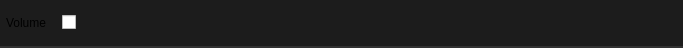
<?xml version="1.0" encoding="UTF-8"?>
<ui version="4.0">
 <class>PropertyWidet</class>
 <widget class="QWidget" name="PropertyWidet">
  <property name="geometry">
   <rect>
    <x>0</x>
    <y>0</y>
    <width>683</width>
    <height>48</height>
   </rect>
  </property>
  <property name="minimumSize">
   <size>
    <width>0</width>
    <height>48</height>
   </size>
  </property>
  <property name="maximumSize">
   <size>
    <width>16777215</width>
    <height>48</height>
   </size>
  </property>
  <property name="windowTitle">
   <string>Form</string>
  </property>
  <property name="styleSheet">
   <string notr="true"/>
  </property>
  <layout class="QHBoxLayout" name="horizontalLayout">
   <property name="spacing">
    <number>0</number>
   </property>
   <property name="leftMargin">
    <number>0</number>
   </property>
   <property name="topMargin">
    <number>0</number>
   </property>
   <property name="rightMargin">
    <number>0</number>
   </property>
   <property name="bottomMargin">
    <number>0</number>
   </property>
   <item>
    <widget class="QFrame" name="frame">
     <property name="styleSheet">
      <string notr="true">.QFrame {
    font: 580 10pt &quot;Segoe UI&quot;;
    border: 2px solid black;
    border-radius: 0px;
    border-left: 0px;
    border-right: 0px;
	border-top: 0px;
    border-color: rgba(50, 50, 50, 255);
    padding: 8px;
    padding-left: 6px;
    padding-right: 6px;
    color: #E3E3E3;
    background-color: #1C1C1C;
}

.QFrame::hover {
}
.QFrame::selected {
    background-color: #414956;
}</string>
     </property>
     <property name="frameShape">
      <enum>QFrame::StyledPanel</enum>
     </property>
     <property name="frameShadow">
      <enum>QFrame::Raised</enum>
     </property>
     <property name="lineWidth">
      <number>0</number>
     </property>
     <layout class="QHBoxLayout" name="horizontalLayout_2">
      <property name="spacing">
       <number>16</number>
      </property>
      <property name="leftMargin">
       <number>0</number>
      </property>
      <property name="topMargin">
       <number>0</number>
      </property>
      <property name="rightMargin">
       <number>0</number>
      </property>
      <property name="bottomMargin">
       <number>0</number>
      </property>
      <item>
       <widget class="QLabel" name="label">
        <property name="styleSheet">
         <string notr="true">border:0px;
background-color: rgba(255, 255, 255, 0);</string>
        </property>
        <property name="text">
         <string>Volume</string>
        </property>
       </widget>
      </item>
      <item>
       <widget class="QCheckBox" name="checkBox">
        <property name="text">
         <string/>
        </property>
       </widget>
      </item>
      <item>
       <spacer name="horizontalSpacer">
        <property name="orientation">
         <enum>Qt::Horizontal</enum>
        </property>
        <property name="sizeHint" stdset="0">
         <size>
          <width>40</width>
          <height>20</height>
         </size>
        </property>
       </spacer>
      </item>
     </layout>
    </widget>
   </item>
  </layout>
 </widget>
 <resources/>
 <connections/>
</ui>
